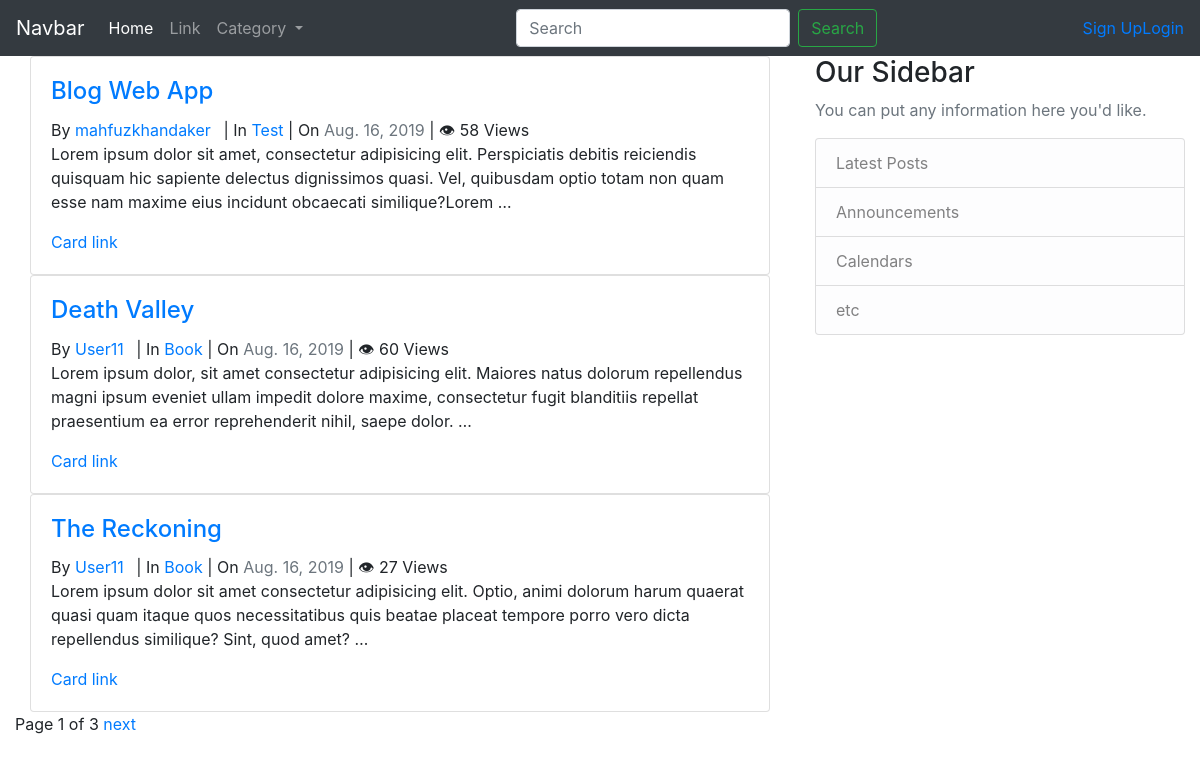
Screenshot of /blog/ with the database file from the repository.
### blog/models.py (models this page shows, shortened)
class Post(models.Model):
    author = models.ForeignKey(User, on_delete=models.CASCADE)
    title = models.CharField(max_length=200)
    content = models.TextField()
    created_on = models.DateTimeField(auto_now_add=True)
    last_modified = models.DateTimeField(auto_now=True)
    view_count = models.PositiveIntegerField(default=0)
    category = models.ForeignKey(Category, on_delete=models.CASCADE)

class Category(models.Model):
    name = models.CharField(max_length=60)
    class Meta:
        verbose_name_plural = "Categories"
    def __str__(self):
        return self.name

### blog/views.py (the view)
# urls.py: path('', Home.as_view(), name='home'),
class Home(PageContextMixin, ListView):
    model = Post
    template_name = 'blog/home.html'
    context_object_name = 'posts'
    ordering = '-created_on'
    paginate_by = 3
    page_title = 'Home'

### blog/views.py (called while the page is built)
    def get_context_data(self, **kwargs):
        context = super(PageContextMixin, self).get_context_data(**kwargs)
        context['page_title'] = self.page_title
        return context

### blog/templates/blog/home.html (shortened to what this page needs)
{% extends 'base.html' %}
{% block content %}
    {% if posts %}
    {% for post in posts %}
    <div class="container">
            <div class="card">
                <div class="card-body">
                      <h4 class="card-title"><a href="{% url 'post-detail' post.pk %}">{{ post.title }}</a></h4>
                      By <span><a class="mr-2" href="#">{{ post.author }}</a></span> | In <span><a href="{% url 'post-by-category' post.category.pk  %}">{{ post.category }}</a></span> | On <span class="text-muted">{{ post.created_on.date }}</span> | &#x1f441 <span>{{ post.view_count }} Views</span>
                      <p class="card-text">{{ post.content | truncatewords:30 }}</p>
                      <a href="#" class="card-link">Card link</a>
                </div>
            </div>
    </div>
    {% endfor %}
    {% else %}
    <div>
        <h3>No Post Yet!!!</h3>
    </div>
    {% endif %}
    <div>
        {% include 'pagination.html' %}
    </div>
{% endblock %}

### web_blog/templates/base.html (shortened to what this page needs)
{% load static %}
<!doctype html>
<html lang="en">
  <head>
    <link rel="stylesheet" href="https://maxcdn.bootstrapcdn.com/bootstrap/4.0.0/css/bootstrap.min.css">
    <link rel="stylesheet" href="{% static 'blog/css/style.css' %}">
  </head>
<body>
    {% include 'navbar.html' %}
    <div class="container-fluid">
      <div class="row">
        <div class="col-md-8">
          {% block content %}
          {% endblock %}
        </div>
        <div class="col-md-4">
            <h3>Our Sidebar</h3>
            <p class='text-muted'>You can put any information here you'd like.
              <ul class="list-group">
                <li class="list-group-item list-group-item-light">Latest Posts</li>
                <li class="list-group-item list-group-item-light">Announcements</li>
                <li class="list-group-item list-group-item-light">Calendars</li>
                <li class="list-group-item list-group-item-light">etc</li>
              </ul>
            </p>
        </div>
      </div>
    </div>
  </body>
</html>

### web_blog/templates/navbar.html (shortened to what this page needs)
<nav class="navbar navbar-expand-lg navbar-dark bg-dark">
  <a class="navbar-brand" href="#">Navbar</a>
  <div class="collapse navbar-collapse" id="navbarSupportedContent">
    <ul class="navbar-nav mr-auto">
      <li class="nav-item active">
        <a class="nav-link" href="{% url 'home' %}">Home <span class="sr-only">(current)</span></a>
      </li>
      <li class="nav-item">
        <a class="nav-link" href="#">Link</a>
      </li>
      <li class="nav-item dropdown">
        <a class="nav-link dropdown-toggle" href="#" id="navbarDropdown" role="button" data-toggle="dropdown" aria-haspopup="true" aria-expanded="false">
          Category
        </a>
      </li>
    </ul>
    <form class="form-inline mr-auto">
      <input class="form-control mr-sm-2" type="search" placeholder="Search" aria-label="Search">
      <button class="btn btn-outline-success my-2 my-sm-0" type="submit">Search</button>
    </form>
    <ul class="nav navbar-nav navbar-right">
      {% if user.is_authenticated %}
      <li class="nav-item"><a href="{% url 'dashboard' %}">Dashboard</a></li>
      <li class="nav-item"><a href="{% url 'logout' %}"><span class="glyphicon glyphicon-log-out"></span> Log Out</a></li>
      {% else %}
      <li class="nav-item"><a href="/register"> Sign Up</a></li>
      <li class="nav-item"><a href="{% url 'login' %}"> Login</a></li>
      {% endif %}
  </ul>
  </div>
</nav>

### web_blog/templates/pagination.html (shortened to what this page needs)
<div class="pagination">
    <span class="step-links">
        <span class="current">
        Page {{ page_obj.number }} of {{ page_obj.paginator.num_pages }}
        </span>
        {% if page_obj.has_next %}
        <a href="?page={{ page_obj.next_page_number }}">next</a>
        {% endif %}
    </span>
</div>

### blog/static/blog/css/style.css (style rules this page uses)
:root { --primary: rgb(190, 15, 15); --primary-light: rgb(212, 47, 47); --secondary: #000; --light-dark: #3d3d3d; --lighter-dark: #5e5d5d; }

### rows the page displays
Post: title "Blog Web App", author "mahfuzkhandaker", category "Test", created_on "Aug. 16, 2019", view_count "58", content "Lorem ipsum dolor sit amet, consectetur adipisicing elit. Perspiciatis debitis reiciendis quisquam hic sapiente delectus dignissimos quasi. Vel, quibusdam optio totam non quam esse nam maxime eius incidunt obcaecati similique?Lorem …"
Post: title "Death Valley", author "User11", category "Book", created_on "Aug. 16, 2019", view_count "60", content "Lorem ipsum dolor, sit amet consectetur adipisicing elit. Maiores natus dolorum repellendus magni ipsum eveniet ullam impedit dolore maxime, consectetur fugit blanditiis repellat praesentium ea error reprehenderit nihil, saepe dolor. …"
Post: title "The Reckoning", author "User11", category "Book", created_on "Aug. 16, 2019", view_count "27", content "Lorem ipsum dolor sit amet consectetur adipisicing elit. Optio, animi dolorum harum quaerat quasi quam itaque quos necessitatibus quis beatae placeat tempore porro vero dicta repellendus similique? Sint, quod amet? …"

### other values shown
{{ page_obj.number }} "1"
{{ page_obj.paginator.num_pages }} "3"
